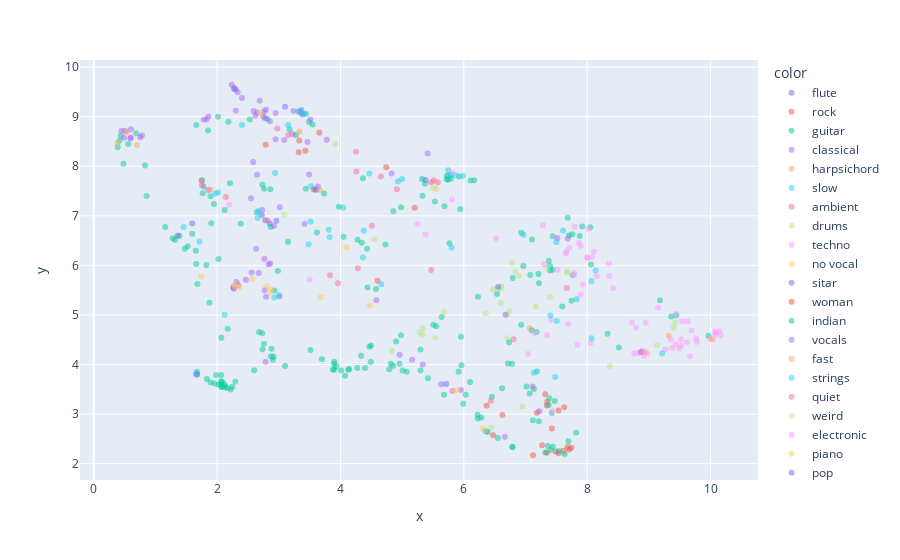

Source (notebook cell):
### Markdown cell above
### 2.4. Visualization of the latent space

Before evaluating our SSL model quantitatively, we can first observe a 2D projection of our latent space and check whether audios that share similar tags are close from each other in this learned space. To do so, we can use a projection called Uniform Manifold Approximation and Projection (UMAP). Compared to PCA, this projection better preserves clusters.

### Code cell
import plotly.express as px
import numpy as np
from umap import UMAP

# Assuming 'embeddings' and 'labels' are tensors in (n_samples, n_features) and (n_samples, n_labels)
embeddings, labels = val_set.tensors

# Use UMAP for dimensionality reduction
umap = UMAP(n_components=2)
proj = umap.fit_transform(embeddings.cpu().numpy())

# Convert labels to numpy array
labels = labels.cpu().numpy()

# Define color based on the first active label per row
color_labels = [columns[i] for i in np.argmax(labels, axis=1)]

# Generate hover text with the list of active labels for each point
hover_text = []
for row in labels:
    active_labels = [columns[i] for i, val in enumerate(row) if val == 1]
    hover_text.append(", ".join(active_labels))

# Plot with Plotly Express
fig = px.scatter(x=proj[:, 0], y=proj[:, 1], color=color_labels, hover_name=hover_text, opacity=0.5)
fig.show()

### Figure 1 — Plotly figure (JSON) as saved in the notebook; plotly's stock layout.template omitted (floating-point values rounded to 4 significant figures; data arrays with more than 128 entries replaced by an {"elided": "..."} marker saying what was removed)
{"data": [{"hovertemplate": "<b>%{hovertext}</b><br><br>color=flute<br>x=%{x}<br>y=%{y}<extra></extra>", "hovertext": ["flute", "flute", "flute", "flute"], "legendgroup": "flute", "marker": {"color": "#636efa", "opacity": 0.5, "symbol": "circle"}, "mode": "markers", "name": "flute", "orientation": "v", "showlegend": true, "type": "scatter", "x": [2.961, 2.852, 2.778, 2.722], "xaxis": "x", "y": [6.899, 6.846, 6.911, 7.014], "yaxis": "y"}, {"hovertemplate": "<b>%{hovertext}</b><br><br>color=rock<br>x=%{x}<br>y=%{y}<extra></extra>", "hovertext": ["rock", "rock, metal", "rock", "rock", "rock, electronic", "rock", "rock, vocal, male, loud", "rock", "rock, metal, male voice", "rock, vocal, loud", "rock, loud, metal", "rock, metal", "rock, vocal", "rock", "rock", "rock, male", "rock, vocal, female, vocals, woman, pop, female vocal, voice", "rock, pop, male vocal, country", "rock"], "legendgroup": "rock", "marker": {"color": "#EF553B", "opacity": 0.5, "symbol": "circle"}, "mode": "markers", "name": "rock", "orientation": "v", "showlegend": true, "type": "scatter", "x": [7.627, 7.681, 7.744, 7.267, 7.535, 7.318, 7.486, 7.122, 7.616, 6.37, 7.708, 7.345, 7.35, 7.427, 6.623, 7.346, 6.474, 7.182, 7.534], "xaxis": "x", "y": [3.138, 2.337, 2.322, 2.372, 2.21, 3.403, 2.248, 2.17, 2.262, 3.17, 2.284, 3.175, 3.251, 2.708, 2.983, 2.221, 2.576, 3.028, 3.072], "yaxis": "y"}, {"hovertemplate": "<b>%{hovertext}</b><br><br>color=guitar<br>x=%{x}<br>y=%{y}<extra></extra>", "hovertext": {"elided": "197 str values"}, "legendgroup": "guitar", "marker": {"color": "#00cc96", "opacity": 0.5, "symbol": "circle"}, "mode": "markers", "name": "guitar", "orientation": "v", "showlegend": true, "type": "scatter", "x": {"elided": "197 float values"}, "xaxis": "x", "y": {"elided": "197 float values"}, "yaxis": "y"}, {"hovertemplate": "<b>%{hovertext}</b><br><br>color=classical<br>x=%{x}<br>y=%{y}<extra></extra>", "hovertext": ["classical, strings, piano, ambient", "classical, classic", "classical, harpsichord, no vocals, classic", "classical, fast, piano, violin", "classical, piano", "classical, violin, harpsichord, solo", "classical, strings, violin, classic, cello", "classical, slow, strings, cello", "classical, slow, strings, violin", "classical, slow, classic", "classical, piano", "classical, strings, fast, violin, solo, cello", "classical, harp", "classical, piano", "classical, fast, piano, harpsichord, solo", "classical, strings, violin, classic", "classical, strings, violin", "classical, harpsichord", "classical, piano", "classical, violin", "classical, piano, no vocals, no voice", "classical, harpsichord, solo, classic", "classical, harpsichord, classic", "classical, flute", "classical, harpsichord, classic", "classical, strings, violin", "classical", "classical, harpsichord, flute", "classical, strings, violin, flute", "classical, fast, piano", "classical, vocal, female, opera, classic, choir", "classical, slow, piano, flute", "classical, piano, solo", "classical, slow, violin, cello", "classical", "classical, strings, violin, classic, cello", "classical, vocal, opera, singing, woman, choir", "classical, strings, violin", "classical, violin", "classical, strings, female, opera, woman", "classical, strings, no vocal", "classical, flute", "classical, slow, piano, soft, solo", "classical, vocal, opera, singing, male, male vocal, man, male voice", "classical, strings, violin, cello, no voice", "classical, slow, strings, ambient, violin, no vocal, weird, cello", "classical, harpsichord", "classical, strings, opera", "classical", "classical, strings, violin, cello", "classical, strings, violin", "classical, strings, violin", "classical, vocal, female, opera, singing", "classical, piano, solo", "classical, strings, piano, classic", "classical, slow, strings, violin, harpsichord, no vocals, no vocal, classic, cello", "classical, strings, no vocal", "classical, strings, flute", "classical, strings, violin", "classical", "classical, violin, female, opera, singing, vocals, woman", "classical, opera", "classical, fast, violin, solo, cello"], "legendgroup": "classical", "marker": {"color": "#ab63fa", "opacity": 0.5, "symbol": "circle"}, "mode": "markers", "name": "classical", "orientation": "v", "showlegend": true, "type": "scatter", "x": [2.794, 3.367, 0.5946, 2.833, 2.31, 0.7788, 2.332, 4.96, 3.382, 3.237, 2.267, 2.401, 2.785, 2.769, 0.6017, 2.303, 2.631, 2.646, 2.273, 2.948, 3.011, 0.5969, 0.7512, 2.728, 0.5093, 2.765, 2.756, 2.619, 2.79, 2.339, 3.219, 2.92, 2.466, 1.858, 2.858, 1.78, 3.492, 2.854, 3.36, 3.776, 5.161, 2.59, 2.673, 3.463, 2.299, 3.415, 0.4486, 3.51, 0.4889, 2.282, 2.777, 2.745, 2.548, 2.257, 2.558, 2.688, 4.827, 2.648, 1.826, 5.412, 2.584, 3.089, 2.236], "xaxis": "x", "y": [5.367, 9.135, 8.565, 6.026, 5.663, 8.622, 9.494, 4.198, 9.045, 9.113, 5.533, 9.379, 4.057, 5.499, 8.748, 9.122, 6.335, 7.83, 5.54, 9.077, 5.374, 8.574, 8.586, 7.119, 8.714, 6.136, 9.1, 9.025, 9.139, 5.6, 8.65, 6.793, 5.709, 9.006, 6.037, 8.939, 7.836, 8.91, 9.077, 8.535, 4.095, 9.115, 5.847, 8.491, 9.546, 6.836, 8.716, 8.943, 8.577, 9.556, 8.971, 9.002, 7.355, 5.569, 5.854, 9.323, 7.854, 9.087, 8.95, 8.257, 8.088, 8.527, 9.644], "yaxis": "y"}, {"hovertemplate": "<b>%{hovertext}</b><br><br>color=harpsichord<br>x=%{x}<br>y=%{y}<extra></extra>", "hovertext": ["harpsichord", "harpsichord", "harpsichord"], "legendgroup": "harpsichord", "marker": {"color": "#FFA15A", "opacity": 0.5, "symbol": "circle"}, "mode": "markers", "name": "harpsichord", "orientation": "v", "showlegend": true, "type": "scatter", "x": [0.7009, 0.5298, 0.3859], "xaxis": "x", "y": [8.431, 8.681, 8.464], "yaxis": "y"}, {"hovertemplate": "<b>%{hovertext}</b><br><br>color=slow<br>x=%{x}<br>y=%{y}<extra></extra>", "hovertext": ["slow, new age", "slow, ambient, violin, new age", "slow, techno, electronic, beat", "slow, vocal, opera, singing, male, solo, male voice, male vocals", "slow, ambient, synth, new age", "slow, ambient", "slow, strings, flute, weird", "slow, ambient, soft, new age, weird", "slow, ambient, new age", "slow, rock, electronic, vocal, synth, male, weird, male vocals", "slow, ambient", "slow, ambient, soft", "slow, ambient", "slow, ambient, synth, quiet, soft, new age", "slow, weird, voice", "slow, beat", "slow, techno, strings, electronic, ambient, synth", "slow", "slow, vocal, opera, singing, vocals, male vocal, man, voice, male voice", "slow, electronic, synth", "slow, techno, drums, electronic, beat, ambient, no voice", "slow, strings, ambient, cello", "slow, vocal, female, indian, vocals, woman, female vocal, voice", "slow, piano, solo", "slow, drums, beat, piano", "slow, woman", "slow, piano", "slow, rock, vocal, female, singing, woman, female vocal", "slow, flute", "slow", "slow, ambient, vocals, quiet", "slow, synth", "slow, quiet", "slow, electronic, beat", "slow, drums, beat, man", "slow, ambient, vocal, singing, vocals, male, male vocal, new age", "slow, electronic, ambient, vocal, female, singing, choir", "slow"], "legendgroup": "slow", "marker": {"color": "#19d3f3", "opacity": 0.5, "symbol": "circle"}, "mode": "markers", "name": "slow", "orientation": "v", "showlegend": true, "type": "scatter", "x": [5.8, 3.347, 7.132, 3.522, 3.15, 2.403, 2.671, 4.996, 4.931, 7.827, 4.376, 3.483, 3.403, 3.808, 4.046, 8.136, 5.764, 3.515, 2.015, 7.498, 7.608, 4.363, 1.969, 2.926, 4.659, 2.939, 3.003, 7.479, 2.656, 1.655, 4.466, 5.746, 5.861, 7.506, 8.068, 6.967, 5.982, 3.822], "xaxis": "x", "y": [6.354, 9.115, 3.833, 7.6, 8.834, 8.832, 7.097, 7.742, 7.692, 5.319, 6.705, 6.428, 9.053, 6.718, 7.167, 5.896, 7.823, 6.885, 7.477, 6.467, 6.702, 6.161, 7.446, 5.351, 5.618, 7.866, 5.399, 3.747, 6.957, 3.803, 7.855, 7.922, 7.818, 4.88, 5.681, 6.62, 7.804, 6.566], "yaxis": "y"}, {"hovertemplate": "<b>%{hovertext}</b><br><br>color=ambient<br>x=%{x}<br>y=%{y}<extra></extra>", "hovertext": ["ambient", "ambient, synth", "ambient, weird", "ambient, flute, no voice", "ambient", "ambient, no vocals, new age", "ambient, female, vocals, woman, female vocal", "ambient", "ambient", "ambient", "ambient, quiet", "ambient, quiet, weird", "ambient, quiet", "ambient"], "legendgroup": "ambient", "marker": {"color": "#FF6692", "opacity": 0.5, "symbol": "circle"}, "mode": "markers", "name": "ambient", "orientation": "v", "showlegend": true, "type": "scatter", "x": [1.746, 3.83, 5.509, 2.822, 4.912, 6.806, 7.668, 5.47, 5.814, 5.47, 4.259, 5.579, 4.653, 4.28], "xaxis": "x", "y": [7.708, 5.802, 7.712, 6.901, 7.539, 4.508, 5.545, 5.908, 3.468, 7.678, 7.895, 7.679, 7.792, 5.942], "yaxis": "y"}, {"hovertemplate": "<b>%{hovertext}</b><br><br>color=drums<br>x=%{x}<br>y=%{y}<extra></extra>", "hovertext": ["drums, male", "drums", "drums", "drums, loud", "drums, indian", "drums", "drums, beat, no vocals, no vocal, no voice", "drums, rock, vocals, pop, male vocal, male vocals", "drums, indian, sitar", "drums, fast, indian", "drums, beat, synth, pop", "drums", "drums, indian", "drums, indian", "drums", "drums, ambient, indian, sitar", "drums, vocal, singing", "drums, electronic, fast, beat, indian, beats", "drums", "drums, beat, indian", "drums, vocal, female, indian, vocals, beats, choir, voice", "drums, rock, fast, pop, loud, no vocal", "drums, strings, indian", "drums, ambient, weird", "drums, no vocal", "drums, fast, solo", "drums, beat, ambient, synth, new age", "drums", "drums, flute, no vocal", "drums, beat"], "legendgroup": "drums", "marker": {"color": "#B6E880", "opacity": 0.5, "symbol": "circle"}, "mode": "markers", "name": "drums", "orientation": "v", "showlegend": true, "type": "scatter", "x": [6.949, 4.833, 6.739, 5.329, 5.683, 6.895, 7.396, 6.445, 6.604, 9.131, 7.674, 6.603, 5.288, 5.336, 3.917, 6.353, 6.702, 9.395, 6.704, 5.538, 6.6, 7.356, 6.546, 5.497, 7.169, 6.469, 7.671, 9.43, 6.837, 8.365], "xaxis": "x", "y": [3.156, 4.279, 5.075, 4.601, 5.056, 5.784, 5.365, 2.73, 5.586, 4.388, 5.845, 5.529, 4.646, 4.737, 8.454, 5.026, 5.008, 4.749, 4.528, 4.541, 5.248, 5.953, 5.535, 7.566, 5.17, 5.514, 5.88, 4.846, 5.873, 3.971], "yaxis": "y"}, {"hovertemplate": "<b>%{hovertext}</b><br><br>color=techno<br>x=%{x}<br>y=%{y}<extra></extra>", "hovertext": ["techno, electronic", "techno, drums, electronic, fast, synth", "techno, electronic, fast, synth, no voice", "techno, drums, fast", "techno, beat, synth, no vocals, no vocal", "techno", "techno, drums, electronic, beat, electro", "techno, rock, female, singing, female vocal", "techno, electronic, beat, ambient, synth, new age", "techno, fast, vocals, dance", "techno", "techno, electronic, synth, electro", "techno, electronic, beat, ambient, loud", "techno, rock, beat, male, male vocal, male vocals", "techno, fast, male", "techno, electronic, beat, synth, beats, dance", "techno, drums, fast, beat, no vocal", "techno, male vocal", "techno, drums, rock, electronic, beat, male, male vocal, dance, male voice, male vocals", "techno, vocals, pop", "techno, beat, synth", "techno, electronic, fast, dance", "techno", "techno, electronic, synth, beats, weird", "techno, drums, electronic, fast, beat, synth", "techno, electronic, fast, beat, synth, dance", "techno, fast", "techno, electronic, dance", "techno, drums, electronic, beat, synth, beats, weird, dance", "techno, electronic, vocal, synth, woman", "techno, fast, beat", "techno, fast, beat, beats", "techno, drums", "techno, vocal, vocals", "techno, drums, rock, loud, beats, dance", "techno", "techno", "techno, beats", "techno, electronic, fast, synth, dance", "techno, rock, electronic, fast, vocals, pop, dance, electro", "techno, electronic, beat", "techno, fast", "techno, drums, beat, ambient, new age, electro", "techno, fast, dance", "techno, drums, electronic, beat, synth, beats, dance, electro", "techno, electronic, beat, synth, beats, dance", "techno, electronic", "techno, electronic, electro", "techno", "techno, electronic", "techno, drums, electronic, fast, beat, loud, beats, dance, electro", "techno, drums, fast, indian", "techno, electronic, fast, beat, electro", "techno, drums, fast, beat", "techno, fast"], "legendgroup": "techno", "marker": {"color": "#FF97FF", "opacity": 0.5, "symbol": "circle"}, "mode": "markers", "name": "techno", "orientation": "v", "showlegend": true, "type": "scatter", "x": [7.654, 8.057, 7.844, 7.929, 7.798, 8.763, 8.827, 7.711, 7.866, 10.08, 8.357, 8.922, 8.15, 7.434, 9.776, 8.88, 9.668, 9.539, 9.627, 7.518, 7.893, 8.895, 2.197, 7.282, 7.785, 10.09, 10.16, 8.949, 7.14, 8.107, 7.301, 9.497, 9.149, 3.5, 9.763, 9.375, 7.787, 10.07, 8.723, 9.693, 9.357, 9.995, 5.251, 8.973, 9.266, 10.14, 9.434, 8.788, 7.691, 8.352, 9.519, 8.073, 7.894, 9.617, 9.524], "xaxis": "x", "y": [6.243, 4.442, 4.397, 5.614, 6.772, 4.224, 4.231, 6.358, 6.458, 4.599, 5.788, 4.17, 5.781, 3.061, 4.458, 4.246, 4.162, 4.872, 4.868, 5.914, 5.408, 4.277, 7.224, 6.811, 5.801, 4.635, 4.591, 4.841, 4.639, 6.275, 6.026, 4.331, 5.15, 5.717, 4.533, 4.333, 5.851, 4.665, 4.85, 4.686, 4.503, 4.517, 6.838, 4.218, 4.309, 4.671, 5.025, 4.743, 4.813, 6.041, 4.507, 6.163, 6.389, 4.451, 4.38], "yaxis": "y"}, {"hovertemplate": "<b>%{hovertext}</b><br><br>color=no vocal<br>x=%{x}<br>y=%{y}<extra></extra>", "hovertext": ["no vocal, new age, no voice", "no vocal, weird, no voice", "no vocal"], "legendgroup": "no vocal", "marker": {"color": "#FECB52", "opacity": 0.5, "symbol": "circle"}, "mode": "markers", "name": "no vocal", "orientation": "v", "showlegend": true, "type": "scatter", "x": [4.093, 5.553, 1.746], "xaxis": "x", "y": [6.364, 7.546, 5.774], "yaxis": "y"}, {"hovertemplate": "<b>%{hovertext}</b><br><br>color=sitar<br>x=%{x}<br>y=%{y}<extra></extra>", "hovertext": ["sitar", "sitar", "sitar"], "legendgroup": "sitar", "marker": {"color": "#636efa", "opacity": 0.5, "symbol": "circle"}, "mode": "markers", "name": "sitar", "orientation": "v", "showlegend": true, "type": "scatter", "x": [3.101, 1.595, 6.557], "xaxis": "x", "y": [9.201, 6.845, 5.565], "yaxis": "y"}, {"hovertemplate": "<b>%{hovertext}</b><br><br>color=woman<br>x=%{x}<br>y=%{y}<extra></extra>", "hovertext": ["woman"], "legendgroup": "woman", "marker": {"color": "#EF553B", "opacity": 0.5, "symbol": "circle"}, "mode": "markers", "name": "woman", "orientation": "v", "showlegend": true, "type": "scatter", "x": [4.6], "xaxis": "x", "y": [5.69], "yaxis": "y"}, {"hovertemplate": "<b>%{hovertext}</b><br><br>color=indian<br>x=%{x}<br>y=%{y}<extra></extra>", "hovertext": ["indian, sitar", "indian, sitar", "indian, loud, sitar", "indian, sitar", "indian, sitar", "indian, sitar", "indian, sitar", "indian, sitar", "indian, sitar", "indian, opera", "indian, loud, sitar"], "legendgroup": "indian", "marker": {"color": "#00cc96", "opacity": 0.5, "symbol": "circle"}, "mode": "markers", "name": "indian", "orientation": "v", "showlegend": true, "type": "scatter", "x": [1.317, 1.904, 1.654, 1.52, 1.595, 1.387, 4.98, 2.023, 6.733, 3.974, 7.822], "xaxis": "x", "y": [6.513, 6.851, 6.296, 6.389, 6.637, 6.592, 4.591, 6.129, 4.443, 7.183, 2.629], "yaxis": "y"}, {"hovertemplate": "<b>%{hovertext}</b><br><br>color=vocals<br>x=%{x}<br>y=%{y}<extra></extra>", "hovertext": ["vocals, pop, female vocal", "vocals", "vocals", "vocals, no vocals", "vocals"], "legendgroup": "vocals", "marker": {"color": "#ab63fa", "opacity": 0.5, "symbol": "circle"}, "mode": "markers", "name": "vocals", "orientation": "v", "showlegend": true, "type": "scatter", "x": [5.953, 6.676, 6.662, 8.87, 5.332], "xaxis": "x", "y": [3.485, 5.007, 2.545, 4.254, 4.003], "yaxis": "y"}, {"hovertemplate": "<b>%{hovertext}</b><br><br>color=fast<br>x=%{x}<br>y=%{y}<extra></extra>", "hovertext": ["fast, beat", "fast, beat", "fast, indian", "fast, beat, female, vocals, no vocals"], "legendgroup": "fast", "marker": {"color": "#FFA15A", "opacity": 0.5, "symbol": "circle"}, "mode": "markers", "name": "fast", "orientation": "v", "showlegend": true, "type": "scatter", "x": [10.03, 9.321, 8.936, 7.069], "xaxis": "x", "y": [4.505, 4.582, 4.255, 4.738], "yaxis": "y"}, {"hovertemplate": "<b>%{hovertext}</b><br><br>color=strings<br>x=%{x}<br>y=%{y}<extra></extra>", "hovertext": ["strings, violin, loud", "strings, indian, sitar", "strings", "strings"], "legendgroup": "strings", "marker": {"color": "#19d3f3", "opacity": 0.5, "symbol": "circle"}, "mode": "markers", "name": "strings", "orientation": "v", "showlegend": true, "type": "scatter", "x": [1.714, 1.455, 2.121, 8.07], "xaxis": "x", "y": [6.475, 6.775, 5.006, 4.533], "yaxis": "y"}, {"hovertemplate": "<b>%{hovertext}</b><br><br>color=quiet<br>x=%{x}<br>y=%{y}<extra></extra>", "hovertext": ["quiet"], "legendgroup": "quiet", "marker": {"color": "#FF6692", "opacity": 0.5, "symbol": "circle"}, "mode": "markers", "name": "quiet", "orientation": "v", "showlegend": true, "type": "scatter", "x": [4.508], "xaxis": "x", "y": [6.798], "yaxis": "y"}, {"hovertemplate": "<b>%{hovertext}</b><br><br>color=weird<br>x=%{x}<br>y=%{y}<extra></extra>", "hovertext": ["weird, electro"], "legendgroup": "weird", "marker": {"color": "#B6E880", "opacity": 0.5, "symbol": "circle"}, "mode": "markers", "name": "weird", "orientation": "v", "showlegend": true, "type": "scatter", "x": [3.09], "xaxis": "x", "y": [7.022], "yaxis": "y"}, {"hovertemplate": "<b>%{hovertext}</b><br><br>color=electronic<br>x=%{x}<br>y=%{y}<extra></extra>", "hovertext": ["electronic, ambient", "electronic", "electronic", "electronic, dance, electro", "electronic", "electronic", "electronic, fast, beat", "electronic, synth", "electronic, beat, ambient, synth"], "legendgroup": "electronic", "marker": {"color": "#FF97FF", "opacity": 0.5, "symbol": "circle"}, "mode": "markers", "name": "electronic", "orientation": "v", "showlegend": true, "type": "scatter", "x": [5.382, 5.809, 8.0, 8.003, 7.041, 7.351, 9.435, 8.418, 7.417], "xaxis": "x", "y": [6.625, 7.33, 6.159, 6.144, 4.21, 4.596, 4.409, 5.54, 4.899], "yaxis": "y"}, {"hovertemplate": "<b>%{hovertext}</b><br><br>color=piano<br>x=%{x}<br>y=%{y}<extra></extra>", "hovertext": ["piano", "piano, solo, new age", "piano", "piano", "piano", "piano", "piano", "piano, pop, country", "piano", "piano", "piano"], "legendgroup": "piano", "marker": {"color": "#FECB52", "opacity": 0.5, "symbol": "circle"}, "mode": "markers", "name": "piano", "orientation": "v", "showlegend": true, "type": "scatter", "x": [2.692, 2.863, 2.29, 2.57, 2.875, 3.68, 6.31, 5.888, 2.364, 2.805, 2.279], "xaxis": "x", "y": [9.074, 5.507, 5.557, 5.726, 5.453, 5.357, 2.707, 3.483, 5.566, 5.586, 5.612], "yaxis": "y"}, {"hovertemplate": "<b>%{hovertext}</b><br><br>color=pop<br>x=%{x}<br>y=%{y}<extra></extra>", "hovertext": ["pop", "pop"], "legendgroup": "pop", "marker": {"color": "#636efa", "opacity": 0.5, "symbol": "circle"}, "mode": "markers", "name": "pop", "orientation": "v", "showlegend": true, "type": "scatter", "x": [5.713, 6.356], "xaxis": "x", "y": [3.607, 2.653], "yaxis": "y"}, {"hovertemplate": "<b>%{hovertext}</b><br><br>color=opera<br>x=%{x}<br>y=%{y}<extra></extra>", "hovertext": ["opera", "opera", "opera, male, man, choir", "opera", "opera, singing, choir", "opera", "opera"], "legendgroup": "opera", "marker": {"color": "#EF553B", "opacity": 0.5, "symbol": "circle"}, "mode": "markers", "name": "opera", "orientation": "v", "showlegend": true, "type": "scatter", "x": [3.657, 3.33, 3.565, 3.429, 3.321, 2.787, 4.742], "xaxis": "x", "y": [8.683, 8.522, 7.533, 8.315, 8.285, 8.433, 7.982], "yaxis": "y"}, {"hovertemplate": "<b>%{hovertext}</b><br><br>color=singing<br>x=%{x}<br>y=%{y}<extra></extra>", "hovertext": ["singing", "singing, woman", "singing, male, male vocal", "singing, male, pop, male vocal, man, male voice, country"], "legendgroup": "singing", "marker": {"color": "#00cc96", "opacity": 0.5, "symbol": "circle"}, "mode": "markers", "name": "singing", "orientation": "v", "showlegend": true, "type": "scatter", "x": [8.06, 6.453, 3.59, 5.678], "xaxis": "x", "y": [6.016, 3.351, 7.526, 3.392], "yaxis": "y"}, {"hovertemplate": "<b>%{hovertext}</b><br><br>color=vocal<br>x=%{x}<br>y=%{y}<extra></extra>", "hovertext": ["vocal, female, woman, female vocal", "vocal, opera, man, choir", "vocal, female, singing, woman, female vocal", "vocal, opera", "vocal, female, opera, male, choir", "vocal, female, vocals, woman, pop, country", "vocal, female, pop, female vocal", "vocal", "vocal", "vocal, female, vocals, choir", "vocal, female, woman"], "legendgroup": "vocal", "marker": {"color": "#ab63fa", "opacity": 0.5, "symbol": "circle"}, "mode": "markers", "name": "vocal", "orientation": "v", "showlegend": true, "type": "scatter", "x": [5.634, 3.613, 4.581, 2.946, 3.631, 7.221, 7.515, 7.684, 7.113, 1.855, 3.014], "xaxis": "x", "y": [3.604, 7.533, 5.299, 8.543, 7.593, 3.059, 6.554, 6.541, 3.556, 7.523, 7.174], "yaxis": "y"}, {"hovertemplate": "<b>%{hovertext}</b><br><br>color=choir<br>x=%{x}<br>y=%{y}<extra></extra>", "hovertext": ["choir", "choir", "choir"], "legendgroup": "choir", "marker": {"color": "#FFA15A", "opacity": 0.5, "symbol": "circle"}, "mode": "markers", "name": "choir", "orientation": "v", "showlegend": true, "type": "scatter", "x": [3.332, 1.892, 3.663], "xaxis": "x", "y": [8.697, 7.53, 7.524], "yaxis": "y"}, {"hovertemplate": "<b>%{hovertext}</b><br><br>color=beats<br>x=%{x}<br>y=%{y}<extra></extra>", "hovertext": ["beats", "beats"], "legendgroup": "beats", "marker": {"color": "#19d3f3", "opacity": 0.5, "symbol": "circle"}, "mode": "markers", "name": "beats", "orientation": "v", "showlegend": true, "type": "scatter", "x": [7.403, 9.214], "xaxis": "x", "y": [4.987, 4.223], "yaxis": "y"}, {"hovertemplate": "<b>%{hovertext}</b><br><br>color=female<br>x=%{x}<br>y=%{y}<extra></extra>", "hovertext": ["female, indian, singing", "female, pop, loud", "female, opera, woman", "female, woman, female vocal", "female, singing", "female, opera, harpsichord", "female, opera, woman"], "legendgroup": "female", "marker": {"color": "#FF6692", "opacity": 0.5, "symbol": "circle"}, "mode": "markers", "name": "female", "orientation": "v", "showlegend": true, "type": "scatter", "x": [3.959, 6.438, 2.975, 2.142, 1.754, 3.153, 4.252], "xaxis": "x", "y": [5.638, 3.265, 8.76, 7.38, 7.618, 8.63, 8.293], "yaxis": "y"}, {"hovertemplate": "<b>%{hovertext}</b><br><br>color=beat<br>x=%{x}<br>y=%{y}<extra></extra>", "hovertext": ["beat", "beat", "beat"], "legendgroup": "beat", "marker": {"color": "#B6E880", "opacity": 0.5, "symbol": "circle"}, "mode": "markers", "name": "beat", "orientation": "v", "showlegend": true, "type": "scatter", "x": [6.778, 4.546, 6.347], "xaxis": "x", "y": [6.053, 6.523, 2.669], "yaxis": "y"}, {"hovertemplate": "<b>%{hovertext}</b><br><br>color=synth<br>x=%{x}<br>y=%{y}<extra></extra>", "hovertext": ["synth", "synth, pop", "synth, indian, loud, new age", "synth, new age"], "legendgroup": "synth", "marker": {"color": "#FF97FF", "opacity": 0.5, "symbol": "circle"}, "mode": "markers", "name": "synth", "orientation": "v", "showlegend": true, "type": "scatter", "x": [5.809, 6.521, 7.664, 8.019], "xaxis": "x", "y": [7.874, 6.546, 6.275, 6.736], "yaxis": "y"}, {"hovertemplate": "<b>%{hovertext}</b><br><br>color=male<br>x=%{x}<br>y=%{y}<extra></extra>", "hovertext": ["male, voice"], "legendgroup": "male", "marker": {"color": "#FECB52", "opacity": 0.5, "symbol": "circle"}, "mode": "markers", "name": "male", "orientation": "v", "showlegend": true, "type": "scatter", "x": [4.471], "xaxis": "x", "y": [5.197], "yaxis": "y"}, {"hovertemplate": "<b>%{hovertext}</b><br><br>color=no vocals<br>x=%{x}<br>y=%{y}<extra></extra>", "hovertext": ["no vocals", "no vocals"], "legendgroup": "no vocals", "marker": {"color": "#636efa", "opacity": 0.5, "symbol": "circle"}, "mode": "markers", "name": "no vocals", "orientation": "v", "showlegend": true, "type": "scatter", "x": [5.377, 1.359], "xaxis": "x", "y": [7.724, 6.606], "yaxis": "y"}, {"hovertemplate": "<b>%{hovertext}</b><br><br>color=no voice<br>x=%{x}<br>y=%{y}<extra></extra>", "hovertext": ["no voice"], "legendgroup": "no voice", "marker": {"color": "#EF553B", "opacity": 0.5, "symbol": "circle"}, "mode": "markers", "name": "no voice", "orientation": "v", "showlegend": true, "type": "scatter", "x": [5.202], "xaxis": "x", "y": [7.161], "yaxis": "y"}, {"hovertemplate": "<b>%{hovertext}</b><br><br>color=female vocal<br>x=%{x}<br>y=%{y}<extra></extra>", "hovertext": ["female vocal"], "legendgroup": "female vocal", "marker": {"color": "#00cc96", "opacity": 0.5, "symbol": "circle"}, "mode": "markers", "name": "female vocal", "orientation": "v", "showlegend": true, "type": "scatter", "x": [6.78], "xaxis": "x", "y": [4.018], "yaxis": "y"}, {"hovertemplate": "<b>%{hovertext}</b><br><br>color=harp<br>x=%{x}<br>y=%{y}<extra></extra>", "hovertext": ["harp"], "legendgroup": "harp", "marker": {"color": "#ab63fa", "opacity": 0.5, "symbol": "circle"}, "mode": "markers", "name": "harp", "orientation": "v", "showlegend": true, "type": "scatter", "x": [1.675], "xaxis": "x", "y": [3.792], "yaxis": "y"}], "layout": {"autosize": true, "legend": {"title": {"text": "color"}, "tracegroupgap": 0}, "margin": {"t": 60}, "xaxis": {"anchor": "y", "autorange": true, "domain": [0, 1], "range": [-0.2083, 10.75], "title": {"text": "x"}, "type": "linear"}, "yaxis": {"anchor": "x", "autorange": true, "domain": [0, 1], "range": [1.591, 10.22], "title": {"text": "y"}, "type": "linear"}}}
